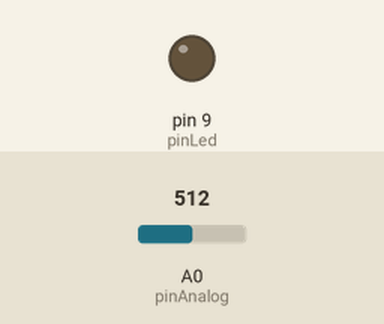
Recording of a sketch running on a simulated Arduino Uno, built with avr-gcc and run on an emulated ATmega328P. On the bench: output pins drawn as LEDs (lit = HIGH). Inputs (shaded band) come from the test bench; at power-on: A0 (pinAnalog) = 512.

Above: at 1.3 s.
1.4 s: A0 (pinAnalog) set to 0
At 1.9 s:
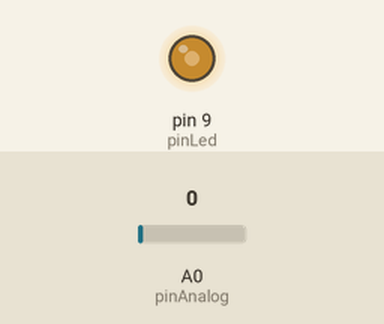
3.0 s: A0 (pinAnalog) set to 122
At 3.18 s:
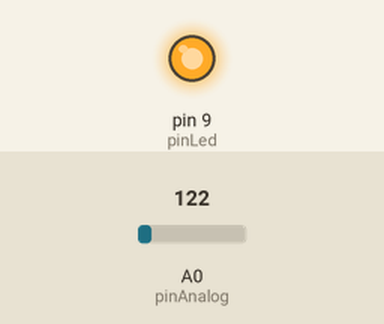
Timing chart, 0 to 12.1 s (numbered marks = the images above; inputs shaded):
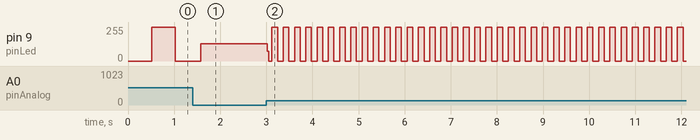

The sketch:

L6_Flashing_LED.ino
```cpp
// (licence header left out)
const int pinLed    = 9;                        // pin of led1
const int pinAnalog = A0;
int led_state = 0;


void setup()
{
    pinMode(pinLed, OUTPUT);                   // set all pin OUTPUT

}

void loop()
{
    digitalWrite(pinLed, led_state);
    led_state = 1-led_state;

    int delay_time = analogRead(pinAnalog);
    delay(delay_time);
}
```

Measured:
- after the input at 3.0 s, pin 9 (pinLed): 128/255 → 73/255 at once, then moves between 0/255 and 255/255, repeating every 0.49 s
